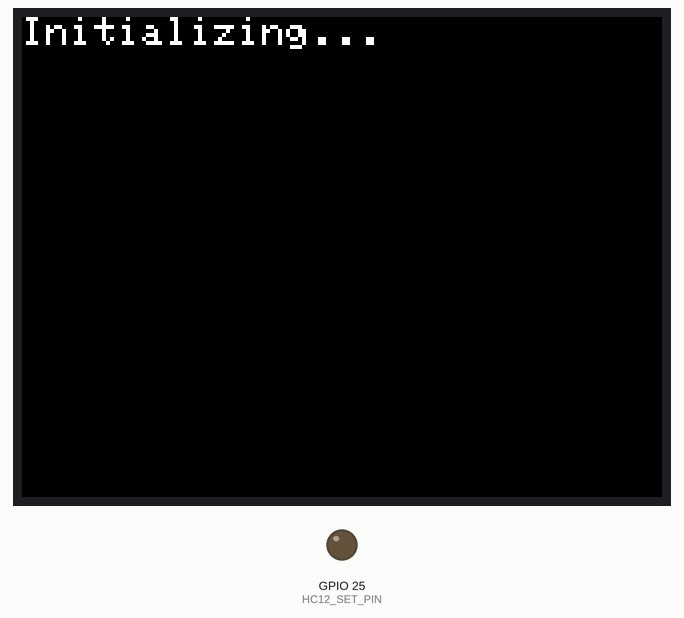
Simulated run of this program. Board: ESP32. Shown: 320×240 colour display, output pins drawn as LEDs (lit = HIGH). The modem accepts every AT command (registered, SIM ready, sends succeed) and sends nothing else.

Above: at 0.3 s.
At 0.7 s:
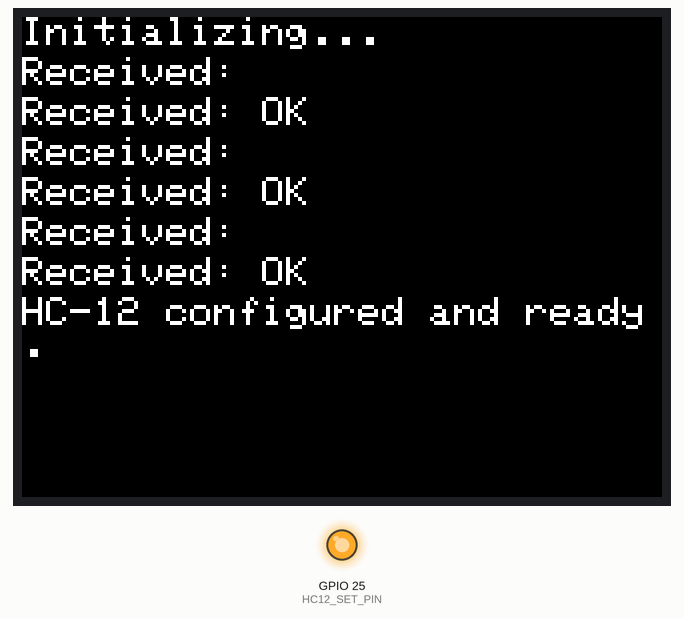
At 2.8 s:
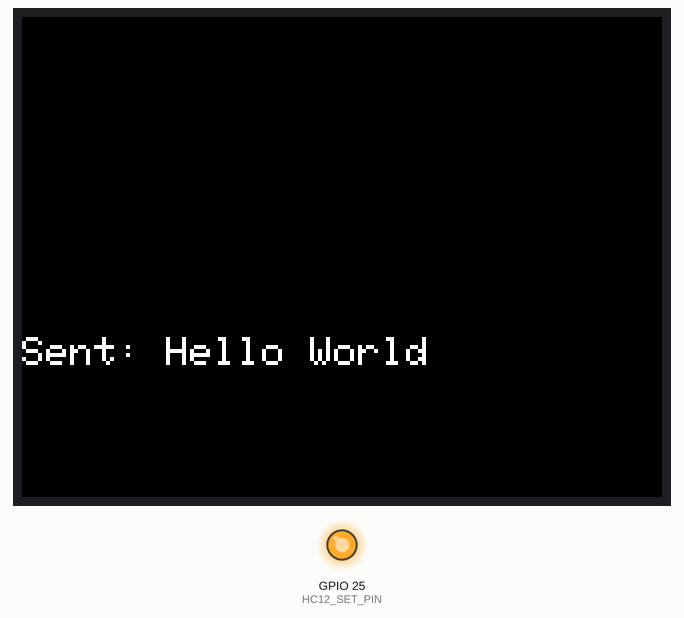
At 10.9 s:
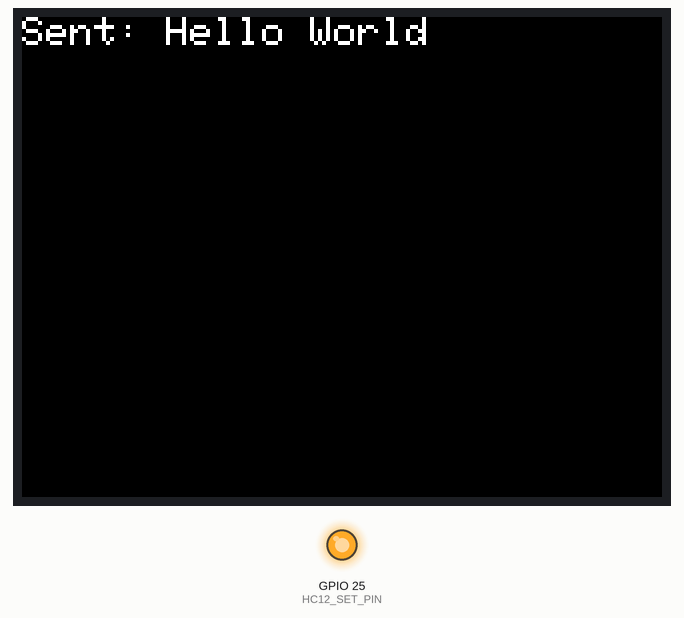
At 18.9 s:
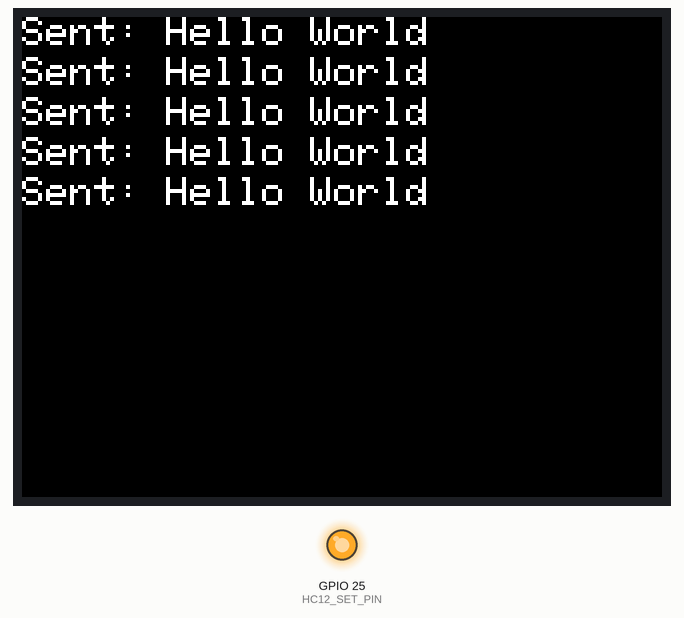
At 37.1 s:
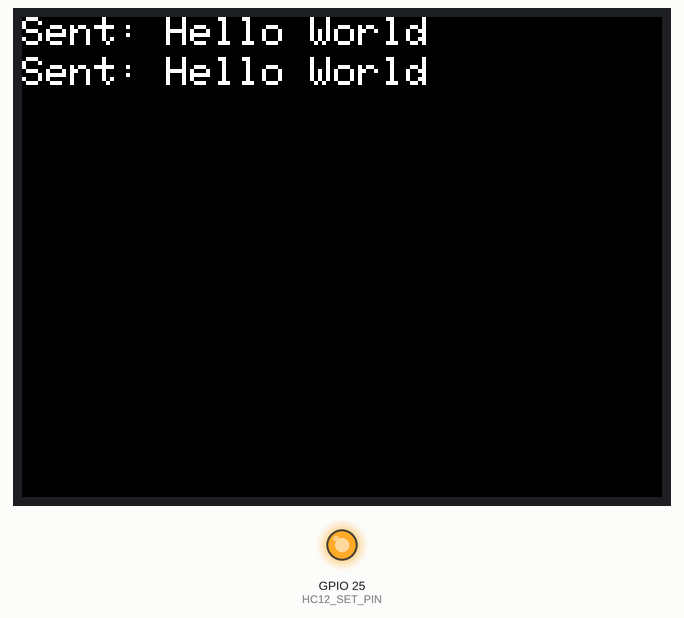

Measured:
- what the display in image 1 shows lasts 2.1 s, from 0.7 s to 2.8 s
- what the display in image 2 shows lasts 2.0 s, from 2.8 s to 4.8 s

The program:

main.cpp
```cpp
#include <Arduino.h>
#include <m5stack.h>

// HC-12 configuration
#define HC12_TX_PIN 17
#define HC12_RX_PIN 16
#define HC12_SET_PIN 25

HardwareSerial HC12(1); // Use UART1 for HC-12

int currentLine = 0; // Current line position
const int lineHeight = 20; // Line height in pixels

void printToScreen(String message) {
  if (currentLine >= M5.Lcd.height()) {
    M5.Lcd.clear(); // Clear screen when the bottom is reached
    currentLine = 0; // Reset to the top
  }
  M5.Lcd.setCursor(0, currentLine); // Set cursor to the current line
  M5.Lcd.println(message); // Print the message
  currentLine += lineHeight; // Move to the next line
}

void setup() {
  M5.begin();
  M5.Lcd.clear();
  M5.Lcd.setTextSize(2); // Adjust text size if needed
  M5.Lcd.setCursor(0, 0); // Start at the top
  printToScreen("Initializing...");

  Serial.begin(115200);         // For debugging
  HC12.begin(9600, SERIAL_8N1, HC12_RX_PIN, HC12_TX_PIN);
  HC12.begin(9600, SERIAL_8N1, HC12_RX_PIN, HC12_TX_PIN);
  pinMode(HC12_SET_PIN, OUTPUT);

  // Enter HC-12 configuration mode
  digitalWrite(HC12_SET_PIN, LOW);
  delay(100);

  // Reset HC-12 to default settings
  HC12.println("AT+DEFAULT");
  delay(100);
  HC12.println("AT");
  delay(100);
  HC12.println("AT+RX");
  delay(100);

  while (HC12.available()) {
    String message = HC12.readStringUntil('\n');
    printToScreen("Received: " + message);
  }

  // Exit HC-12 configuration mode
  digitalWrite(HC12_SET_PIN, HIGH);

  printToScreen("HC-12 configured and ready.");
  // Serial.println("HC-12 configured and ready.");

  delay(2000);
  M5.Lcd.clear(); // Clear screen when the bottom is reached
}

void loop() {
  HC12.println("Hello World");
  printToScreen("Sent: Hello World");
  // Serial.println("Sent: Hello World"); // Debugging
  delay(2000); // Send every 2 seconds
}
```
